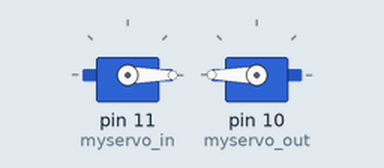
This sketch was run on a simulated Arduino Uno, built with avr-gcc and run on an emulated ATmega328P. Shown: 2 × servo.

Above: at 0.05 s.
At 4.0 s:
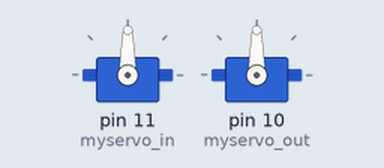
Timing chart, 0 to 5.2 s (numbered marks = the images above):
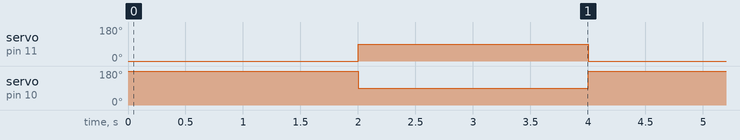

The sketch:

servo.ino
```cpp
#include <Servo.h>

Servo myservo_in;
Servo myservo_out;

void setup() {
  myservo_in.attach(11);
  myservo_out.attach(10);
}

void loop() {
  myservo_in.write(0);
  myservo_out.write(180);
  delay(2000);

  myservo_in.write(90);
  myservo_out.write(90);
  delay(2000);
}
```

Measured:
- by itself, servo on pin 11 (myservo_in): alternates 90° for 2.0 s and 0° for 2.0 s
- by itself, servo on pin 10 (myservo_out): alternates 180° for 2.0 s and 90° for 2.0 s
